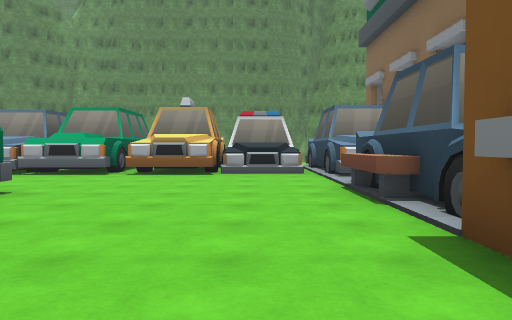
View 1 (above)

24 first-person views from a walk through a 3-D level made in the Unity game engine. The camera is 1.3 m above the floor, tilts 2° down and sees 70° across. The floor is counted in squares, 2 m on a side. Each view is taken from the middle of a square. On the plan, view 1 faces up. The plan holds only what a view shows up to about 11 squares ahead; the rest is blank. The place goes on beyond the plan. Some surface patterns are stand-ins.

View 2
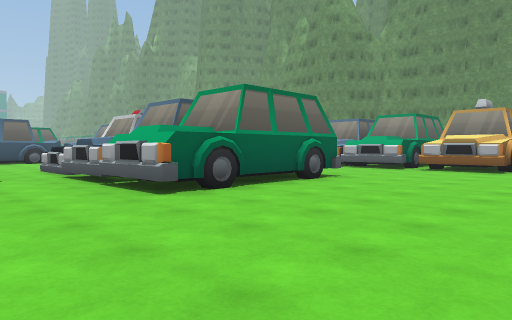

View 3
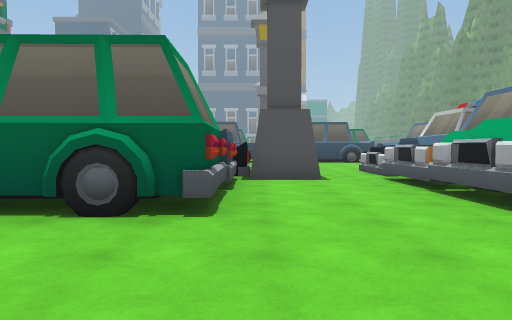

View 4
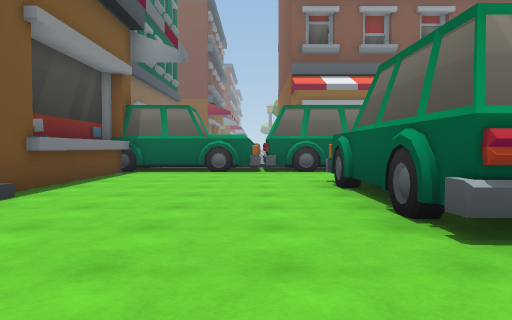

View 5
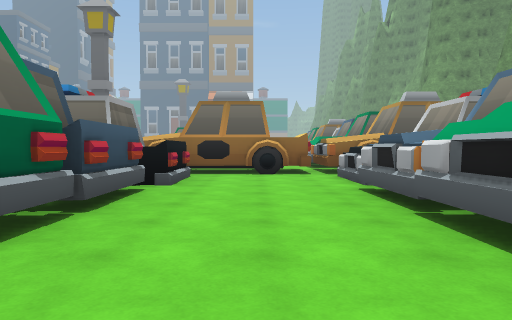

View 6
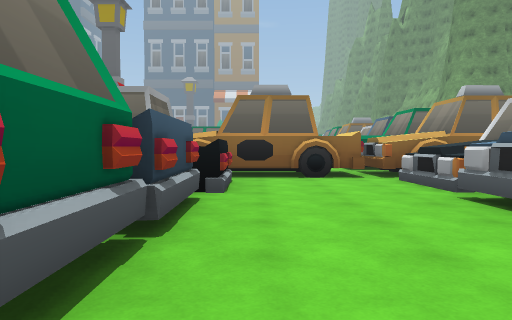

View 7
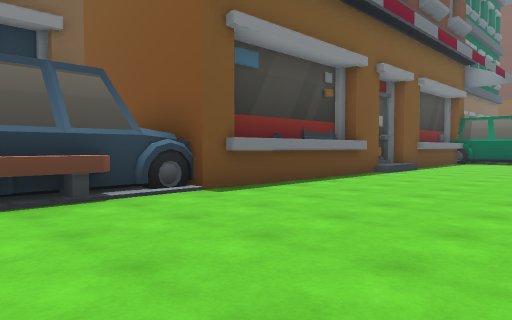

View 8
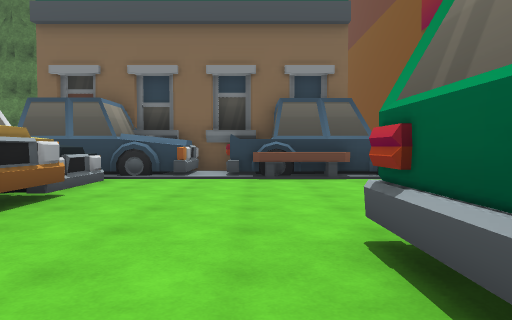

View 9
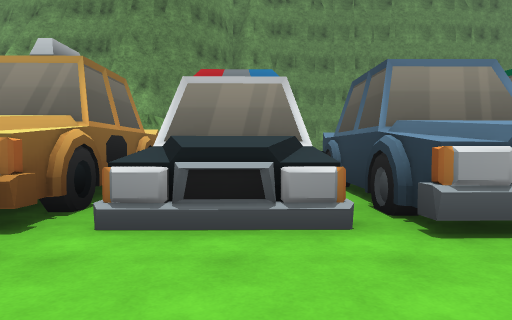

View 10
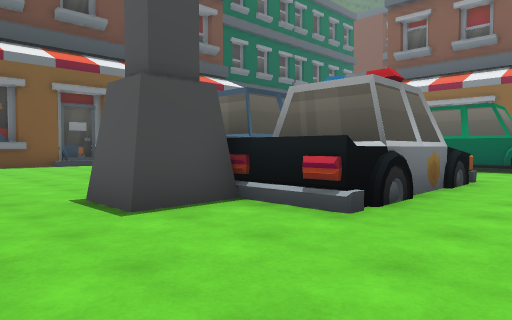

View 11
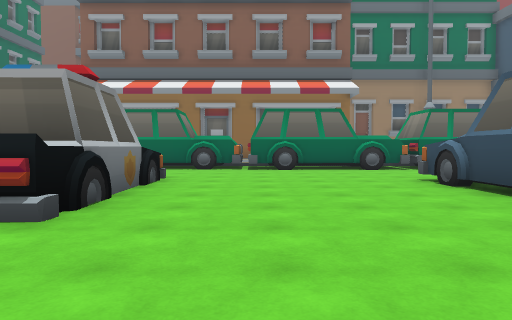

View 12
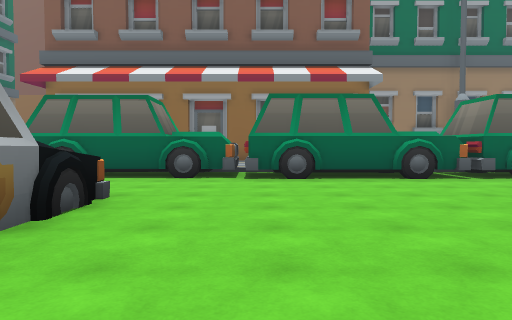

View 13
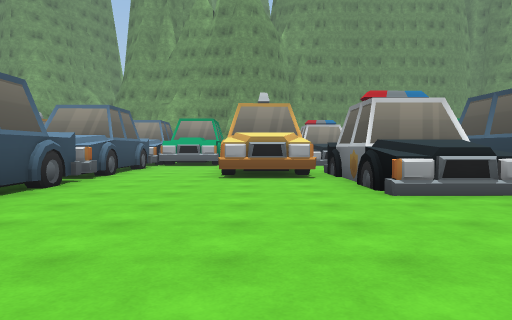

View 14
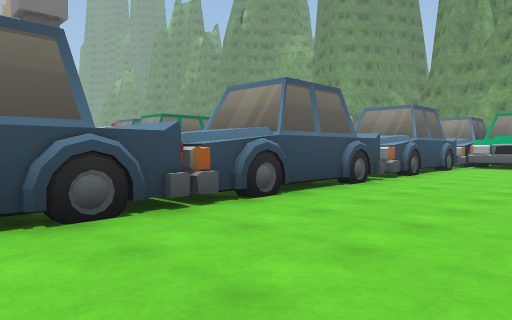

View 15
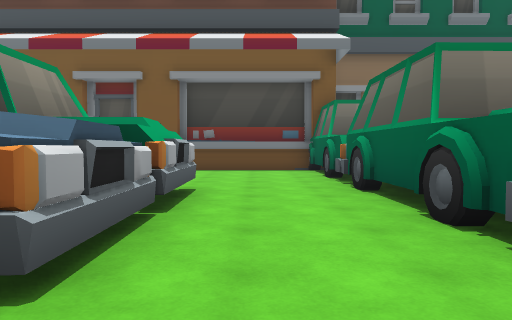

View 16
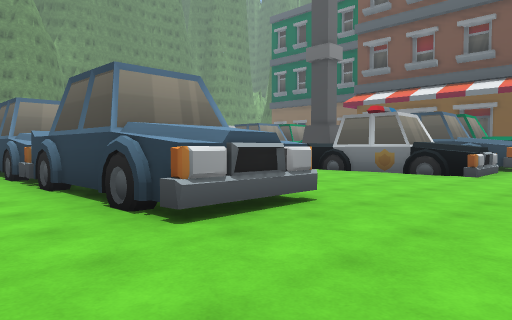

View 17
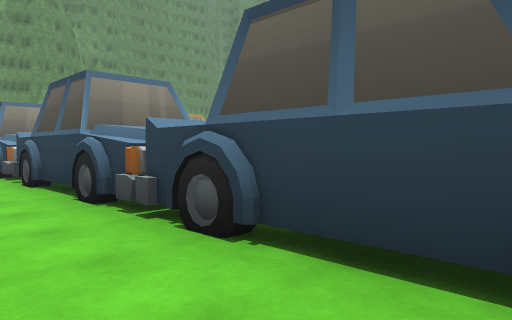

View 18
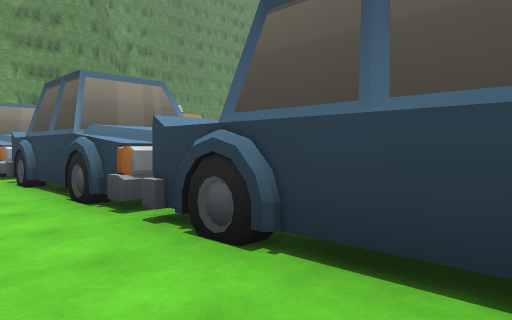

View 19
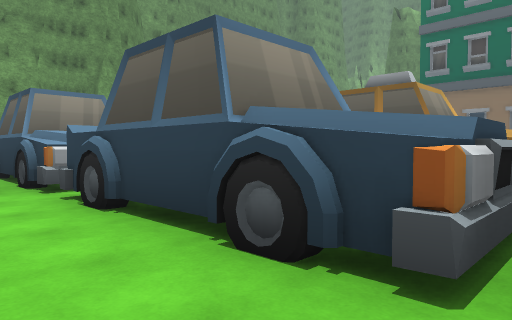

View 20
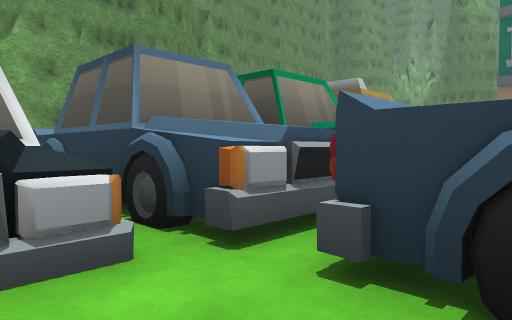

View 21
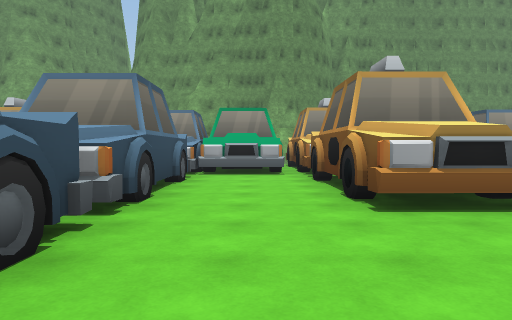

View 22
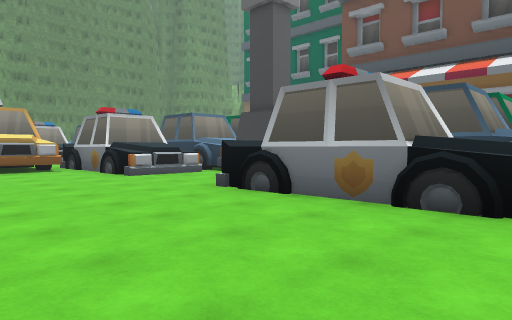

View 23
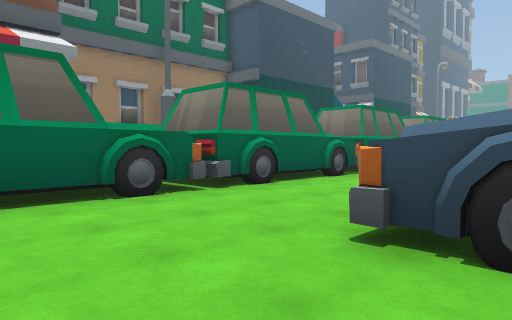

View 24
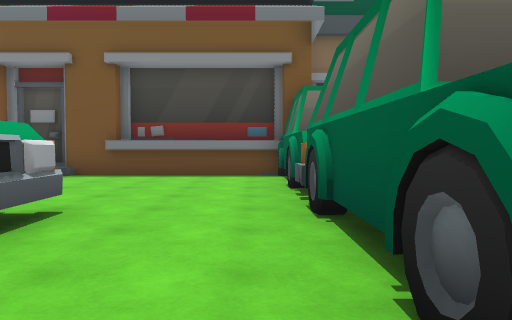

### Floor plan
Key: @ floor where view 1 was taken; # wall or solid block; x gap in a wall; . floor; ^ raised ledge; B building.
Columns run from 19 left of view 1 to 4 right of it. Each row starts with its distance up from view 1.
 13         #  x
 12         #  .#
 11  ##     ###.#  #  ####
 10 ^^##    #^^#####  #^^BB
  9 ^^##### #^^########^^# B
  8 ..##..###............##B
  7 ..##..###..............B
  6 ..##...##............###
  5 ..##..###^^^####.....BBB
  4 ..##..####  #  #.....BBB
  3 ..##.....####  #.....#
  2 ..##.....^^^#  #.....#
  1 ..##.....^^#####.....#
  0 ..##...............@.#
 -1  .###......#.........#
 -2 ..###....^.#.........#
 -3 ..##.....^######.....#
 -4 ..##.....####  #.....#
 -5 ..##.....####  #.....#
 -6 ..##.....^^ #  #.....#
 -7 .........##.####.....#
 -8 .....................#
 -9 .....................#
-10 ######################
-11        #         #     B
-12                        B

Positions as (right, up) in squares from view 1, and headings:
1: (0, 0), facing up
2: (1, -2), facing up-left
3: (0, -2), facing left
4: (-2, 0), facing down
5: (-2, 7), facing left
6: (-3, 6), facing left
7: (-3, 6), facing down-right
8: (-6, 6), facing right
9: (-9, 6), facing up
10: (-12, 1), facing down-right
11: (-12, 1), facing down
12: (-12, -2), facing down
13: (-12, -4), facing up
14: (-12, -4), facing up-left
15: (-9, -8), facing right
16: (-19, -9), facing up-right
17: (-19, -5), facing up-right
18: (-19, 0), facing up-right
19: (-19, 3), facing up-right
20: (-19, 7), facing up-right
21: (-14, 0), facing up
22: (-14, -7), facing up-right
23: (-13, -5), facing down-left
24: (-7, -9), facing right
